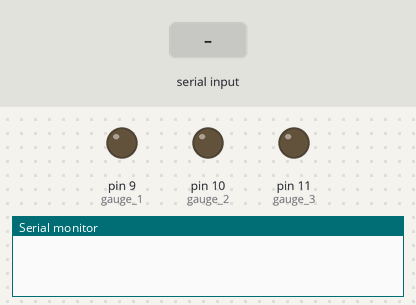
Recording of a sketch running on a simulated Arduino Uno, built with avr-gcc and run on an emulated ATmega328P. Shown: output pins drawn as LEDs (lit = HIGH), the last lines printed to the serial monitor. The inputs (shaded band) are chosen by the test bench.

Above: at 1.2 s.
1.3 s: "90,45,200\n" received over Serial
At 1.8 s:
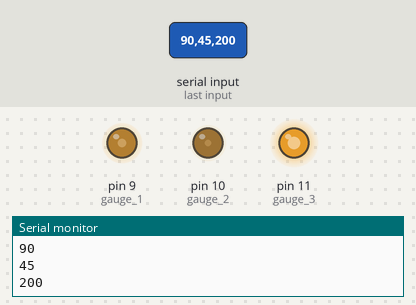
2.8 s: "30,150,10\n" received over Serial
At 4.0 s:
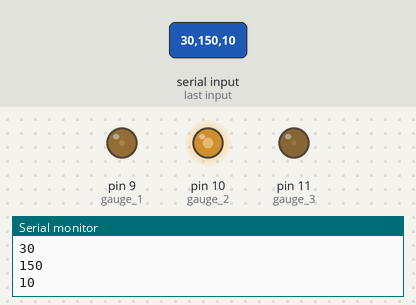
4.3 s: "1,90,45\n" received over Serial
At 5.2 s:
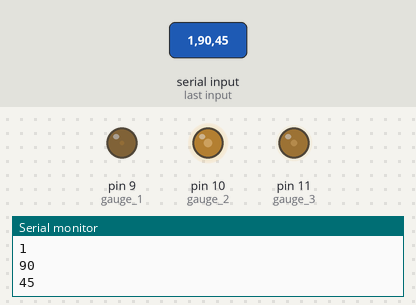
Timing chart, 0 to 7.3 s (numbered marks = the images above; inputs shaded):
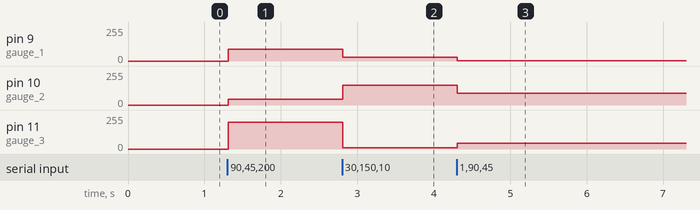

Measured:
- after the input at 1.3 s, pin 9 (gauge_1): 0/255 → 90/255 at once; pin 10 (gauge_2): 0/255 → 45/255 at once; pin 11 (gauge_3): 0/255 → 200/255 at once
- after the input at 2.8 s, pin 9 (gauge_1): 90/255 → 30/255 at once; pin 10 (gauge_2): 45/255 → 150/255 at once; pin 11 (gauge_3): 200/255 → 10/255 at once
- after the input at 4.3 s, pin 9 (gauge_1): 30/255 → 1/255 at once; pin 10 (gauge_2): 150/255 → 90/255 at once; pin 11 (gauge_3): 10/255 → 45/255 at once

The sketch:

serial_gauge.ino
```cpp
/*
Recieves a comma separated string of three integers (0-255) followed by a newline
These values are used to set three PWM outputs set to be moving coil meter readings

 */

// pins for the gauges
const int gauge_1 = 9;
const int gauge_2 = 10;
const int gauge_3 = 11;

// values for each gauge
int reading_1 = 0;
int reading_2 = 0;
int reading_3 = 0;

boolean input_complete = false;

void setup() {
  // initialize serial:
  Serial.begin(9600);
  // make the pins outputs:
  pinMode(gauge_1, OUTPUT);
  pinMode(gauge_2, OUTPUT);
  pinMode(gauge_3, OUTPUT);

}

void loop() {
  if(input_complete) {
    Serial.println("Normalised:");
    Serial.println(reading_1);
    Serial.println(reading_2);
    Serial.println(reading_3);

    // set meter readings
    analogWrite(gauge_1, reading_1);
    analogWrite(gauge_2, reading_2);
    analogWrite(gauge_3, reading_3);

    //await further values
    input_complete = false;
  }
}


void serialEvent() {
  // if there's any serial available, read it:
  while (Serial.available() > 0) {

    // look for the next valid integer in the incoming serial stream:
    reading_1 = Serial.parseInt();
    reading_2 = Serial.parseInt();
    reading_3 = Serial.parseInt();

    // look for the newline. That's the end of the sentence:
    if (Serial.read() == '\n') {
      // Raw readings
      Serial.println("Recieved:");
      Serial.println(reading_1);
      Serial.println(reading_2);
      Serial.println(reading_3);

      // constrain the values to 0 - 255
      reading_1 = constrain(reading_1, 0, 255);
      reading_2 = constrain(reading_2, 0, 255);
      reading_3 = constrain(reading_3, 0, 255);
      input_complete = true;
    }
  }
}
```
